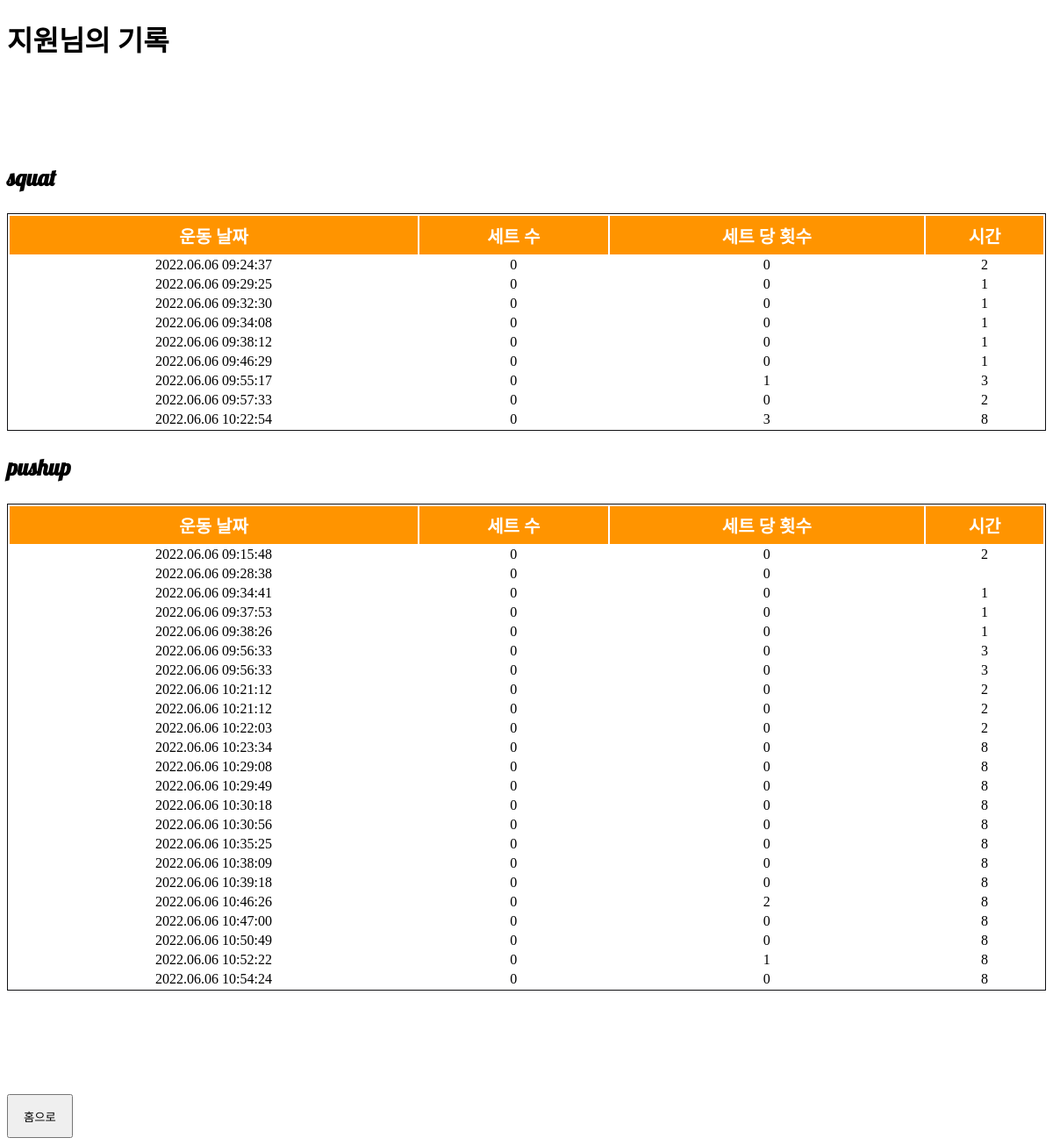
/record1 (signed in), run on the app's committed database.
### models.py (models this page shows)
class Time_s(db.Model):
    __tablename__ = 'time_s'
    id = db.Column(db.Integer, primary_key = True)
    s_set_c = db.Column(db.Integer)
    s_count_c = db.Column(db.Integer)
    temp_s = db.Column(db.Integer)
    today_s = db.Column(db.Integer)
    lo = db.Column(db.Integer)

class Time_p(db.Model):
    __tablename__ = 'time_p'
    id = db.Column(db.Integer, primary_key = True)
    p_set_c = db.Column(db.Integer)
    p_count_c = db.Column(db.Integer)
    temp_p = db.Column(db.Integer)
    today_p = db.Column(db.Integer)
    lo = db.Column(db.Integer)

### cpp.py (the view)
@cpp.route('/record1', methods=['GET', 'POST'])
def record1():
    if request.method == 'GET':
        conn = sqlite3.connect('db.sqlite')
        cursor = conn.cursor()
        sql = 'SELECT p_set_c, p_count_c, temp_p , lo , today_p FROM time_p'
        cursor.execute(sql)
        data_list_p = cursor.fetchall()
        sql1 = 'SELECT s_set_c, s_count_c, temp_s, lo , today_s FROM time_s'
        cursor.execute(sql1)
        data_list_s = cursor.fetchall()
        return render_template('record1.html', data_list_p=data_list_p, data_list_s=data_list_s)

### templates/record1.html (shortened to what this page needs)
<!DOCTYPE html>
<html lang="en">
<head>
	<link href="{{url_for('static',filename='css/style2.css')}}" rel="stylesheet" type="text/css">
    <H1> {{session['username']}}님의 기록</H1>
</head>
<body>
<div class="result2">
	<table class="table table-hover table-striped text-center" style=" width: 100%; border: 1px  solid #111114; text-align: center;">
		<thead class="suljung" style="font-size:20px;">
			<tr>
				<h3 class="price" style="font-size: 1.6rem;margin-top:10%; ">squat</h3>
				<th>운동 날짜</th>
				<th>세트 수</th>
				<th>세트 당 횟수</th>
				<th>시간</th>
			</tr>
		</thead>
	    <tbody>
			{% for i in data_list_s %}
			{% if i[3] == session['id'] %}
			<tr>
				<td>{{ i[4] }}</td>
				<td>{{ i[0] }}</td>
				<td>{{ i[1] }}</td>
				<td>{{ i[2] }}</td>
			</tr>
			{% endif %}
			{% endfor %}
		</tbody>
	</table>
<table class="table table-hover table-striped text-center" style=" width: 100%; border: 1px  solid #111114; text-align: center;">
		<thead class="suljung" style="font-size:20px;">
			<tr >
				<h3 class="price" style="font-size: 1.6rem">pushup</h3>
				<th>운동 날짜</th>
				<th>세트 수</th>
				<th>세트 당 횟수</th>
				<th>시간</th>
			</tr>
		</thead>
	    <tbody>
			{% for i in data_list_p %}
			{% if i[3] == session['id'] %}
			<tr>
				<td>{{ i[4] }}</td>
				<td>{{ i[0] }}</td>
				<td>{{ i[1] }}</td>
				<td>{{ i[2] }}</td>
			</tr>
			{% endif %}
			{% endfor %}
		</tbody>
	</table>
<form action="/main2" method="post">
	<input type="submit" value="홈으로" style="margin-top:10%;  height: 50px; width: 75px;">
</form>
</div>
</body>
</html>

### static/css/style2.css (style rules this page uses)
.price { color : black; font-family: 'Lobster'; justify-content: space-around; }
.result2 { width: 100% }
.suljung { font-weight : bold; color:white; font-size:30px; background-color:#ff9400; margin-color:#ff9400; height:43.2px; }

### data on the page
Time_s: today_s "2022.06.06 09:24:37", s_set_c "0", s_count_c "0", temp_s "2"
Time_s: today_s "2022.06.06 09:29:25", s_set_c "0", s_count_c "0", temp_s "1"
Time_s: today_s "2022.06.06 09:32:30", s_set_c "0", s_count_c "0", temp_s "1"
Time_s: today_s "2022.06.06 09:34:08", s_set_c "0", s_count_c "0", temp_s "1"
Time_s: today_s "2022.06.06 09:38:12", s_set_c "0", s_count_c "0", temp_s "1"
Time_s: today_s "2022.06.06 09:46:29", s_set_c "0", s_count_c "0", temp_s "1"
Time_s: today_s "2022.06.06 09:55:17", s_set_c "0", s_count_c "1", temp_s "3"
Time_s: today_s "2022.06.06 09:57:33", s_set_c "0", s_count_c "0", temp_s "2"
Time_s: today_s "2022.06.06 10:22:54", s_set_c "0", s_count_c "3", temp_s "8"
Time_p: today_p "2022.06.06 09:15:48", p_set_c "0", p_count_c "0", temp_p "2"
Time_p: today_p "2022.06.06 09:28:38", p_set_c "0", p_count_c "0"
Time_p: today_p "2022.06.06 09:34:41", p_set_c "0", p_count_c "0", temp_p "1"
Time_p: today_p "2022.06.06 09:37:53", p_set_c "0", p_count_c "0", temp_p "1"
Time_p: today_p "2022.06.06 09:38:26", p_set_c "0", p_count_c "0", temp_p "1"
Time_p: today_p "2022.06.06 09:56:33", p_set_c "0", p_count_c "0", temp_p "3"
Time_p: today_p "2022.06.06 09:56:33", p_set_c "0", p_count_c "0", temp_p "3"
Time_p: today_p "2022.06.06 10:21:12", p_set_c "0", p_count_c "0", temp_p "2"
Time_p: today_p "2022.06.06 10:21:12", p_set_c "0", p_count_c "0", temp_p "2"
Time_p: today_p "2022.06.06 10:22:03", p_set_c "0", p_count_c "0", temp_p "2"
Time_p: today_p "2022.06.06 10:23:34", p_set_c "0", p_count_c "0", temp_p "8"
Time_p: today_p "2022.06.06 10:29:08", p_set_c "0", p_count_c "0", temp_p "8"
Time_p: today_p "2022.06.06 10:29:49", p_set_c "0", p_count_c "0", temp_p "8"
Time_p: today_p "2022.06.06 10:30:18", p_set_c "0", p_count_c "0", temp_p "8"
Time_p: today_p "2022.06.06 10:30:56", p_set_c "0", p_count_c "0", temp_p "8"
Time_p: today_p "2022.06.06 10:35:25", p_set_c "0", p_count_c "0", temp_p "8"
Time_p: today_p "2022.06.06 10:38:09", p_set_c "0", p_count_c "0", temp_p "8"
Time_p: today_p "2022.06.06 10:39:18", p_set_c "0", p_count_c "0", temp_p "8"
Time_p: today_p "2022.06.06 10:46:26", p_set_c "0", p_count_c "2", temp_p "8"
Time_p: today_p "2022.06.06 10:47:00", p_set_c "0", p_count_c "0", temp_p "8"
Time_p: today_p "2022.06.06 10:50:49", p_set_c "0", p_count_c "0", temp_p "8"
Time_p: today_p "2022.06.06 10:52:22", p_set_c "0", p_count_c "1", temp_p "8"
Time_p: today_p "2022.06.06 10:54:24", p_set_c "0", p_count_c "0", temp_p "8"

### other printed values
{{ session['username'] }} "지원"
